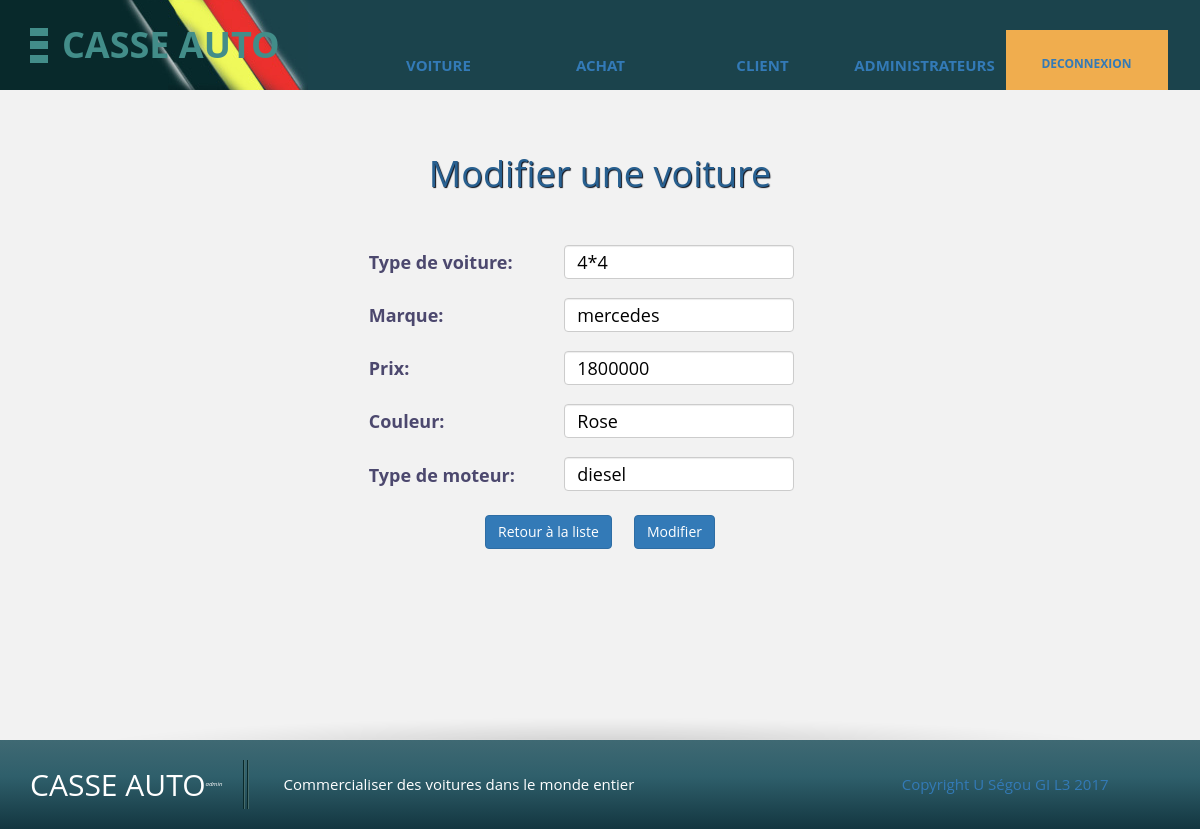
Page /admin/mise_jour_voiture.php?update=4 on the earlier database version.
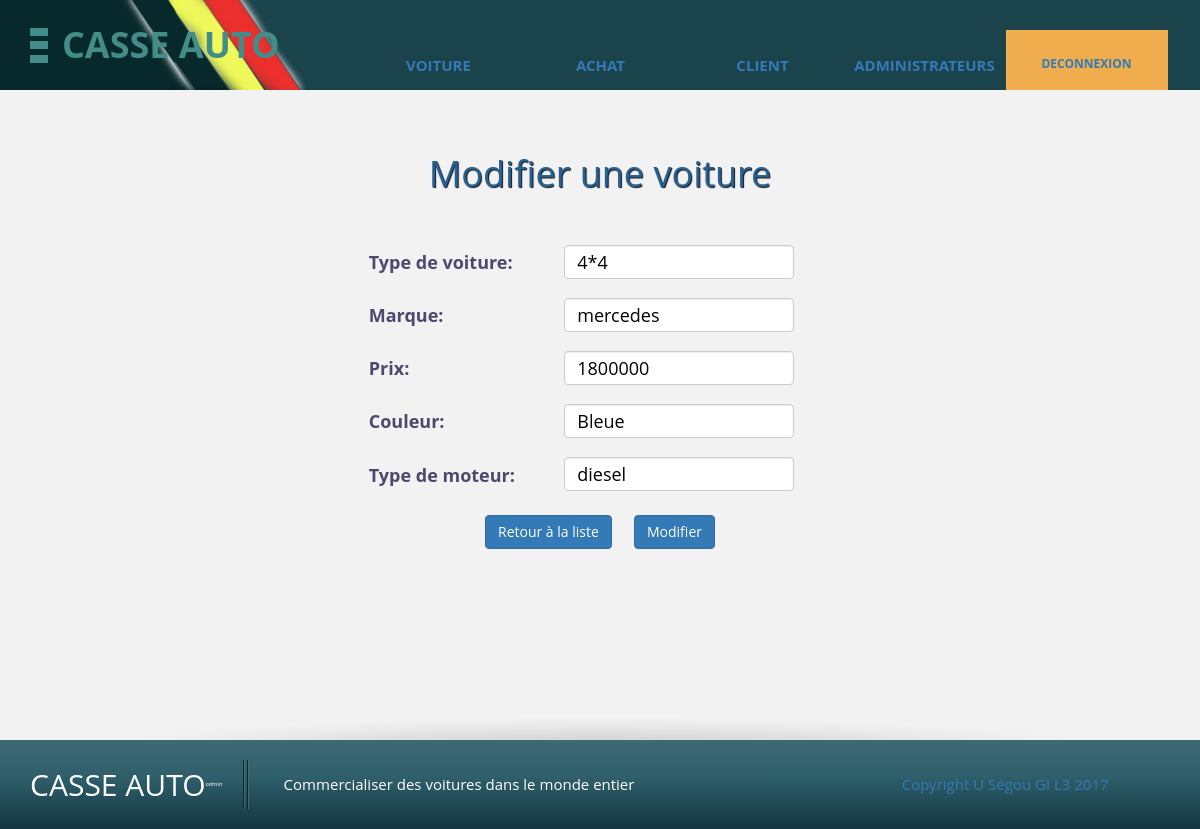
Same page on the later database version.
### tables this page shows
CREATE TABLE `voiture` (
  `id_voiture` int(100) NOT NULL,
  `type_voiture` varchar(100) NOT NULL,
  `marque` varchar(100) NOT NULL,
  `prix` int(100) NOT NULL,
  `couleur` varchar(100) NOT NULL,
  `type_moteur` varchar(100) NOT NULL
);

### admin/mise_jour_voiture.php (the view, shortened to what this page needs)
<?php include 'config.php';?>
<!DOCTYPE html>
<html>
	<head>
		<?php include 'link.php';?>
	</head>
	<body>
		<?php
			if ($_GET['update']){
				include 'menu.php';
				$req = $bdd->query('SELECT * FROM voiture WHERE  id_voiture='.$_GET['update']);
				$donnees = $req->fetch();
		?>
		<section class="templatemo-container light-gray-bg section-shadow-bottom">
			<div class="contact_form">
				<form method="post" action="" id="main_form">
					<fieldset>
						<legend><h1>Modifier une voiture</h1></legend>
						<table>
							<tr>
								<td><label>Type de voiture:</label></td>
								<td><input class="form-control" type="text" name="type_voiture" id="type_voiture" value="<?php echo $donnees['type_voiture'];?>" /></td>
							</tr>
							<tr>
								<td><label>Marque:</label></td>
								<td><input class="form-control" type="text" name="marque" id="marque" value="<?php echo $donnees['marque'];?>" /></td>
								</tr>
							<tr>
							<td><label>Prix:</label></td>
							 <td><input class="form-control" type="number" name="prix" id="prix" value="<?php echo $donnees['prix'];?>" /></td>
							 </tr>
							 <tr>
								<td><label>Couleur:</label></td>
								<td><input class="form-control" type="text" name="couleur" id="couleur"  value="<?php echo $donnees['couleur'];?>"/></td>
							</tr>
							<tr>
								<td><label>Type de moteur:</label></td>
								<td><input class="form-control" type="text" name="type_moteur" id="type_moteur"  value="<?php echo $donnees['type_moteur'];?>"/></td>
							</tr>
						</table>
					</fieldset>
					<div class="text-center">
						<a href="liste_voiture.php" class="btn btn-primary">Retour à la liste</a>
						<input type="submit" value="Modifier"  name="modifier" class="btn btn-primary"/>
					</div>
				</form>
			</div>
		</section>
		<footer>
			<?php
				}
				else
					header('location: liste_client.php');
				include 'footer.php';
			?>
		</footer>
	</body>
</html>

Differences in the rows shown:
changed voiture "mercedes": couleur "Rose" → "Bleue"
